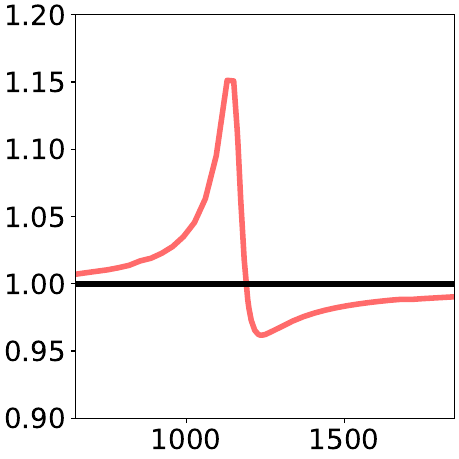

This figure's Python source:
from matplotlib import cm as colm
import numpy as np
import matplotlib.pyplot as plt
plt.rcParams.update({'font.size': 16})

width= 4.6
aspect_ratio= 1.0
fig_size = (width, width / aspect_ratio)
plt.figure(figsize=fig_size, constrained_layout=True)


dat  = np.loadtxt("S5b.out")
plt.plot(dat[:,0], dat[:,2]/ dat[0,2], c  = '#ff6b6b', lw = 4)
plt.plot(dat[:,0], dat[:,1]*0 + 1,c  = 'black', lw = 4)

plt.xlim(650,1850)
plt.ylim(0.9,1.2)
plt.savefig('S5b.pdf')  